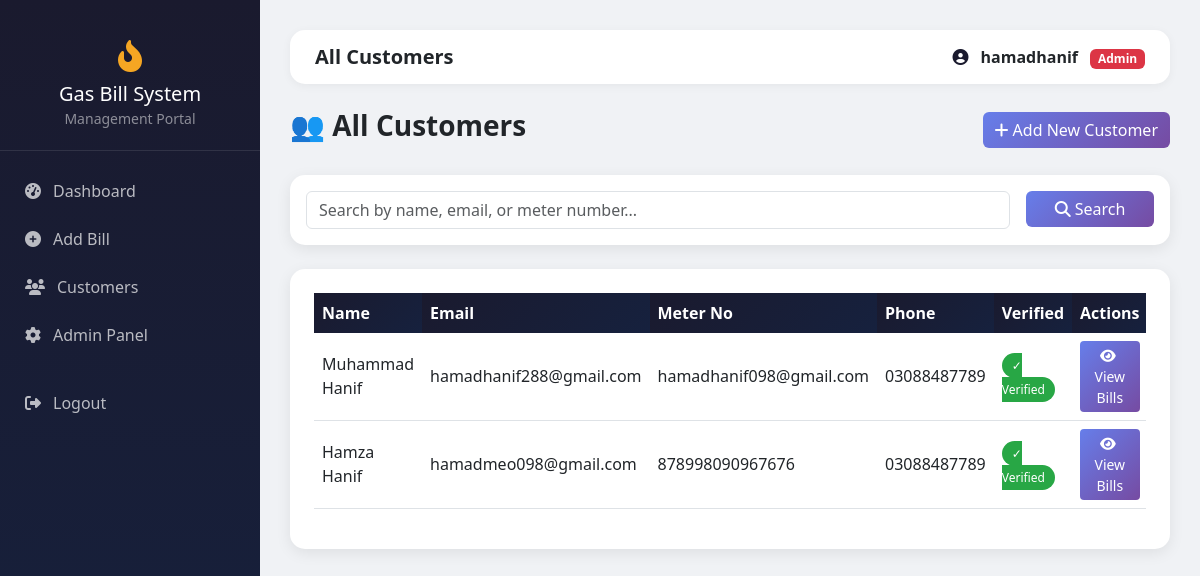
The page /customers/ (signed in) on the database its author committed.
### bills/models.py (models this page shows, shortened)
class CustomerProfile(models.Model):
    user = models.OneToOneField(User, on_delete=models.CASCADE)
    meter_no = models.CharField(max_length=50, unique=True)
    phone = models.CharField(max_length=20, blank=True)
    address = models.TextField(blank=True)
    is_verified = models.BooleanField(default=False)
    otp = models.CharField(max_length=6, blank=True)
    profile_pic = models.ImageField(upload_to='profile_pics/', blank=True, null=True)

### bills/views.py (the view, shortened to what this page needs)
# urls.py: path('customers/', views.all_customers, name='all_customers'),
@login_required
@user_passes_test(is_admin)
def all_customers(request):
    customers = CustomerProfile.objects.all()
    search_query = request.GET.get('q')
    return render(request, 'bills/all_customers.html', {'customers': customers})

### bills/views.py (called while the page is built)
def is_admin(user):
    return user.is_staff

### bills/templates/bills/all_customers.html
{% extends 'bills/base.html' %}
{% block page_title %}All Customers{% endblock %}
{% block content %}
<div class="d-flex justify-content-between align-items-center mb-4">
    <h3 class="fw-bold">👥 All Customers</h3>
    <a href="{% url 'admin_add_customer' %}" class="btn btn-primary">
        <i class="fas fa-plus me-1"></i>Add New Customer
    </a>
</div>
<div class="card p-3 mb-4">
    <form method="get" class="row g-3">
        <div class="col-md-10">
            <input type="text" name="q" class="form-control" placeholder="Search by name, email, or meter number..." value="{{ request.GET.q }}">
        </div>
        <div class="col-md-2">
            <button type="submit" class="btn btn-primary w-100"><i class="fas fa-search me-1"></i>Search</button>
        </div>
    </form>
</div>
<div class="card p-4">
    <div class="table-responsive">
        <table class="table table-hover align-middle">
            <thead>
                <tr>
                    <th>Name</th>
                    <th>Email</th>
                    <th>Meter No</th>
                    <th>Phone</th>
                    <th>Verified</th>
                    <th>Actions</th>
                </tr>
            </thead>
            <tbody>
            {% for c in customers %}
            <tr>
                <td>{{ c.user.get_full_name }}</td>
                <td>{{ c.user.email }}</td>
                <td>{{ c.meter_no }}</td>
                <td>{{ c.phone|default:"—" }}</td>
                <td>
                    {% if c.is_verified %}
                        <span class="badge-paid">✓ Verified</span>
                    {% else %}
                        <span class="badge-unpaid">✗ Not Verified</span>
                    {% endif %}
                </td>
                <td>
                    <a href="{% url 'customer_detail' c.id %}" class="btn btn-sm btn-primary">
                        <i class="fas fa-eye me-1"></i>View Bills
                    </a>
                </td>
            </tr>
            {% empty %}
            <tr>
                <td colspan="6" class="text-center">No customers found.</td>
            </tr>
            {% endfor %}
            </tbody>
        </table>
    </div>
</div>
{% endblock %}

### bills/templates/bills/base.html (shortened to what this page needs)
<!DOCTYPE html>
<html lang="en">
<head>
<link href="https://cdn.jsdelivr.net/npm/bootstrap@5.3.0/dist/css/bootstrap.min.css" rel="stylesheet">
<link href="https://cdnjs.cloudflare.com/ajax/libs/font-awesome/6.4.0/css/all.min.css" rel="stylesheet">
</head>
<body>
{% if user.is_authenticated %}
  <div class="sidebar">
    <div class="brand">
      <i class="fas fa-fire-flame-curved"></i>
      <h5 class="mt-2 mb-0">Gas Bill System</h5>
      <small style="color:rgba(255,255,255,0.5);">Management Portal</small>
    </div>
    {% if user.is_staff %}
    <nav class="mt-3">
      <a href="/admin-dashboard/" class="nav-link"><i class="fas fa-tachometer-alt"></i> Dashboard</a>
      <a href="/add-bill/" class="nav-link"><i class="fas fa-plus-circle"></i> Add Bill</a>
      <a href="/customers/" class="nav-link"><i class="fas fa-users"></i> Customers</a>
      <a href="/admin/" class="nav-link"><i class="fas fa-cog"></i> Admin Panel</a>
      <a href="/logout/" class="nav-link" style="margin-top:20px;"><i class="fas fa-sign-out-alt"></i> Logout</a>
    </nav>
    {% endif %}
  </div>
  <div class="main-content">
    <div class="topbar">
      <h5 class="mb-0 fw-bold">{% block page_title %}Dashboard{% endblock %}</h5>
      <div>
        <i class="fas fa-user-circle me-2" style="color:var(--primary)"></i>
        <strong>{{ user.get_full_name|default:user.username }}</strong>
        {% if user.is_staff %}<span class="badge bg-danger ms-2">Admin</span>{% endif %}
      </div>
    </div>
    {% block content %}{% endblock %}
  </div>
{% else %}
  {% block auth_content %}{% endblock %}
{% endif %}
</body>
</html>

### bills/templates/bills/base.html (style rules this page uses)
:root { --primary:#1a1a2e;--secondary:#16213e;--accent:#e94560;--gold:#f5a623; }
body { background:#f0f2f5;font-family:'Segoe UI',sans-serif; }
.sidebar { width:260px;min-height:100vh;background:linear-gradient(180deg,var(--primary),var(--secondary));position:fixed;left:0;top:0;z-index:100;padding-top:20px; }
.sidebar .brand { color:white;text-align:center;padding:20px;border-bottom:1px solid rgba(255,255,255,0.1); }
.sidebar .brand i { font-size:2rem;color:var(--gold); }
.sidebar .nav-link { color:rgba(255,255,255,0.7);padding:12px 25px;display:flex;align-items:center;gap:12px;transition:all 0.3s; }
.main-content { margin-left:260px;padding:30px; }
.topbar { background:white;border-radius:15px;padding:15px 25px;margin-bottom:25px;display:flex;justify-content:space-between;align-items:center;box-shadow:0 2px 10px rgba(0,0,0,0.05); }
.card { border:none;border-radius:15px;box-shadow:0 4px 15px rgba(0,0,0,0.08); }
.btn-primary { background:linear-gradient(135deg,#667eea,#764ba2);border:none; }
.table thead th { background:linear-gradient(135deg,#1a1a2e,#16213e);color:white;border:none; }
.badge-paid { background:#28a745;color:white;padding:4px 10px;border-radius:20px;font-size:0.75rem; }

### rows shown on the page
CustomerProfile: user.get_full_name "Muhammad Hanif", user.email "hamadhanif288@gmail.com", meter_no "hamadhanif098@gmail.com", phone "03088487789", is_verified "✓ Verified"
CustomerProfile: user.get_full_name "Hamza Hanif", user.email "hamadmeo098@gmail.com", meter_no "878998090967676", phone "03088487789", is_verified "✓ Verified"

### other values the page prints
{{ user.get_full_name|default:user.username }} "hamadhanif"
